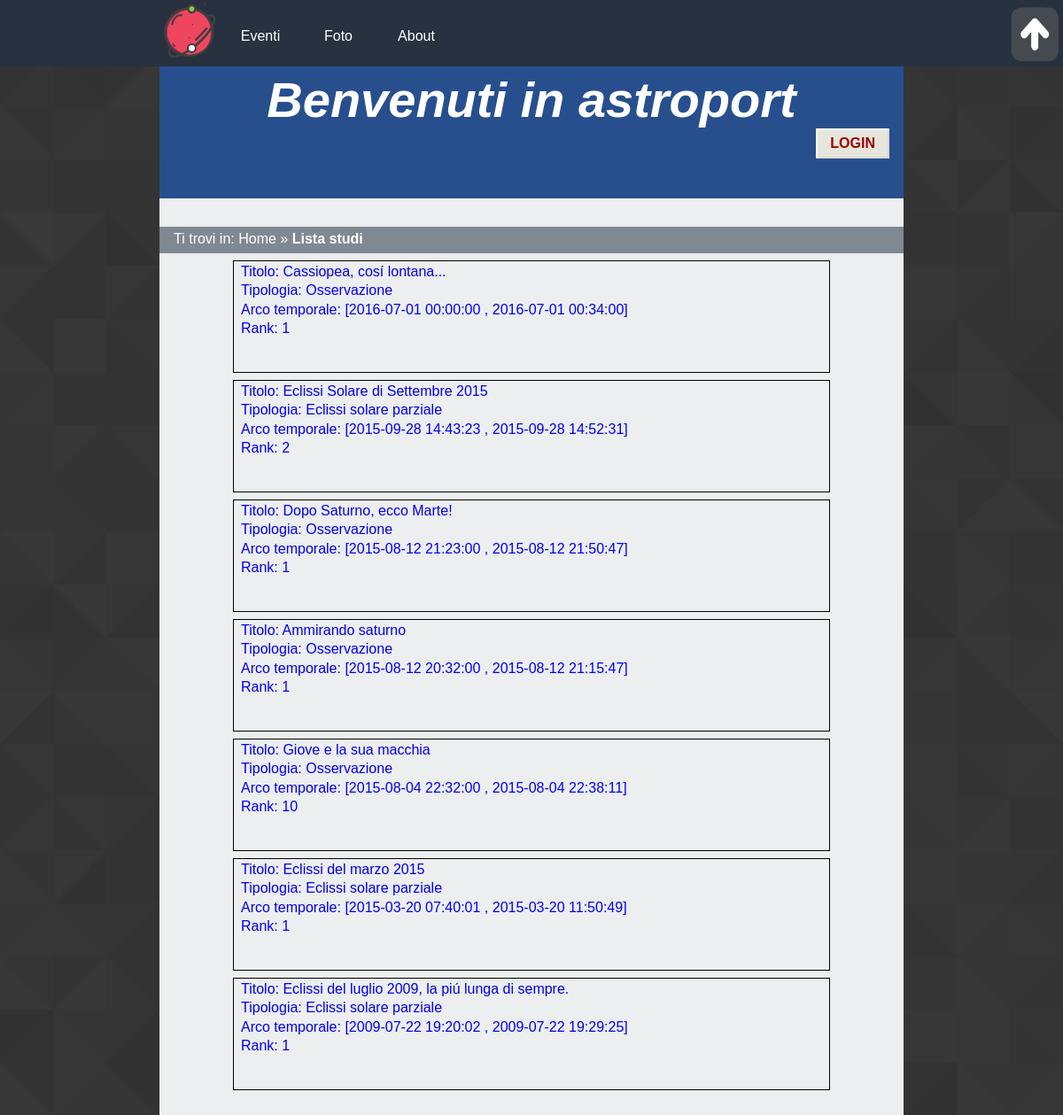
Screenshot of /listastudi.php with the database file from the repository.
### tables this page shows
CREATE TABLE `studia` (
  `idstudio` int(11) NOT NULL,
  `astrofilo` varchar(40) NOT NULL,
  `titolo` varchar(120) DEFAULT NULL,
  `evento` varchar(40) NOT NULL,
  `appunti` varchar(10000) DEFAULT NULL,
  `inizio` datetime NOT NULL,
  `fine` datetime NOT NULL,
  `datainserimento` datetime NOT NULL
);

### backend/connessione.php (called while the page is built, shortened)
<?php
   $errore_DB=FALSE;
?>

### listastudi.php (the view, shortened to what this page needs)
<?php
  include "backend/connessione.php";
  echo file_get_contents("parti/listastudi0.html");
  if(!isset($_SESSION['usermail'])) echo file_get_contents("parti/headernonloggato.html");
  else echo file_get_contents("parti/headerloggato.html");
    echo '  <div id="breadcrumb">
          <p>Ti trovi in: <span xml:lang="en"><a href="index.php">Home</a></span> &raquo; <strong>Lista studi</strong></p>
      </div>';
    $st_query="SELECT * FROM studia ORDER BY studia.inizio DESC";
   if($errore_DB==FALSE){
    if(!$result=$connessione->query($st_query)){
      echo '<p>Abbiamo riscontrato dei problemi nel visualizzare gli studi.</p>';
     }else{
      if($result->num_rows>0){
        while($row=$result->fetch_array(MYSQLI_ASSOC)){
          echo '<div class="list_element not_single_studio">';
          echo '<a href="studioutente.php?idst='.$row['idstudio'].'" class="element_content"> <span>Titolo: '.$row['titolo'].'</span><span>Tipologia: '.$row['evento'].'</span><span> Arco temporale: ['.$row['inizio'].' , '.$row['fine'].']</span><span>';
          $rank_query="SELECT SUM(voto) AS rank FROM giudicastudio WHERE studio=".$row['idstudio'];
          $rank_studio=$connessione->query($rank_query);
          $rank_row=mysqli_fetch_array($rank_studio);
          echo "Rank: ".$rank_row['rank'];
          echo '</span></a></div>';
         }
      }else echo "Nessuno studio";
  	}
  }else echo '<p>'.$msg_errore_DB.'</p>';
    echo file_get_contents("parti/listastudi1.html");
?>

### style/desktop_style.css (style rules this page uses)
* { padding: 0em; margin: 0em; }
html { height:100%; min-height: 100%; }
@media screen and (min-width: 921px) { body { font-family: Verdana, Helvetica, Georgia, sans-serif; max-width: 70%; min-width: 46.875em; margin-left: auto; margin-right: auto; height:100%; min-height: 100%; color: #000000; background-image: url("images/as.png"); } }
@media screen and (min-width: 921px) { a img { border:0; } }
@media screen and (min-width: 921px) { #content { background-color: #edeeef; min-height:100%; padding-bottom: 9.375em; } }
@media screen and (min-width: 921px) { #logo_home { float: left; width: 4.375em; height: 4.375em; margin-left: 15%; } }
@media screen and (min-width: 921px) { #content_menu { width: 70%; } }
@media screen and (min-width: 921px) { #menu { background-color: #28313f; position: fixed; left: 0; min-width: 46em; width: 100%; height: 4.6875em; z-index: 2; } }
@media screen and (min-width: 921px) { #content_menu { margin-left: 15%; } }
@media screen and (min-width: 921px) { #content_menu a { float: left; color: white; background-color: #28313f; padding: 1em; border: 0px solid black; height: 1.25em; width: 3.5em; text-align: center; text-decoration: none; display: inline-block; font-size: 1em; margin-top:1em; -ms-transition: 0.3s; -webkit-transition:0.3s; -moz-transition: 0.3s; transition: 0.3s; } }
@media screen and (min-width: 921px) { #tornasu { position: absolute; margin-top: 0.5em; right: 0; width: 4em; height: 4em; } }
@media screen and (min-width: 921px) { #header { background-color: #274f8e; clear: both; min-width: 46em; margin-left: auto; margin-right: auto; padding-top: 5em; height: 9em; } }
@media screen and (min-width: 921px) { #header h1 { font-size: 3.5em; } }
#header h1 { color: white; font-style: italic; text-align: center; }
#breadcrumb { background-color: #808893; width: 100%; margin-top: 2em; height: 1.875em; }
#content #breadcrumb p { width: 100%; color:white; margin-left: 0; margin-right: 0; padding-left: 1em; padding-top: 0.3em; }
#breadcrumb a { text-decoration: none; color: white; }
#button_reg, #log_b, #button_login button, #comment { background: #e6e6dc; font-size: 1em; color: #900; padding: 6px 14px; border-width: 2px; border-style: solid; border-color: #fff #d8d8d0 #d8d8d0 #fff; text-decoration: none; text-transform: uppercase; font-weight: bold; }
#button_login button { float: right; margin-right: 1em; margin-bottom: 2em; }
#content p { padding-top: 1.5em; width:70%; margin-left: auto; margin-right: auto; }
#content .list_element { margin-top: 0.5em; width: 80%; height: 7.8125em; border: 1px solid black; margin-left: auto; margin-right: auto; }
#content .list_element span { margin-top: 0.2em; padding-left: 0.5em; }
.list_element a { display:block; text-decoration:none; }
.element_content { height:7.5em; max-width:100%; }
#content .element_content span { display:block; }

### rows the page displays
studia: titolo "Cassiopea, cosí lontana...", evento "Osservazione", inizio "2016-07-01 00:00:00", fine "2016-07-01 00:34:00", rank "1"
studia: titolo "Eclissi Solare di Settembre 2015", evento "Eclissi solare parziale", inizio "2015-09-28 14:43:23", fine "2015-09-28 14:52:31", rank "2"
studia: titolo "Dopo Saturno, ecco Marte!", evento "Osservazione", inizio "2015-08-12 21:23:00", fine "2015-08-12 21:50:47", rank "1"
studia: titolo "Ammirando saturno", evento "Osservazione", inizio "2015-08-12 20:32:00", fine "2015-08-12 21:15:47", rank "1"
studia: titolo "Giove e la sua macchia", evento "Osservazione", inizio "2015-08-04 22:32:00", fine "2015-08-04 22:38:11", rank "10"
studia: titolo "Eclissi del marzo 2015", evento "Eclissi solare parziale", inizio "2015-03-20 07:40:01", fine "2015-03-20 11:50:49", rank "1"
studia: titolo "Eclissi del luglio 2009, la piú lunga di sempre.", evento "Eclissi solare parziale", inizio "2009-07-22 19:20:02", fine "2009-07-22 19:29:25", rank "1"

### other values shown
file_get_contents("parti/listastudi0.html") "Eventi Foto About Benvenuti in astroport"
file_get_contents("parti/headernonloggato.html") "LOGIN"
